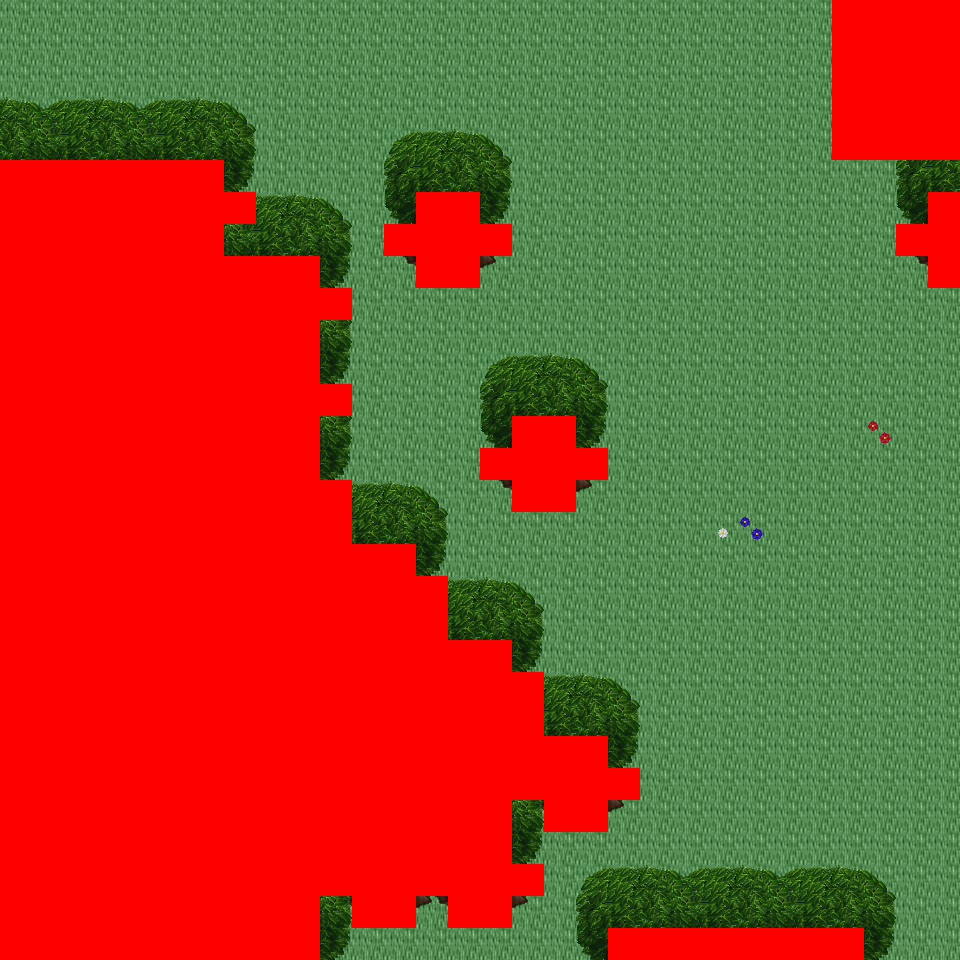

A level layout from a 2D game, rendered from its tile map. Below: a short description, then the map file with tile-grid data replaced by summaries:
An orthogonal 30x30 tile map with 32x32 px tiles, 6 tile layers (Ground, Object, Object2, Above, ...), 42 tilesets and 5 objects (5x mapExit).

<map version="1.0" orientation="orthogonal" renderorder="right-down" width="30" height="30" tilewidth="32" tileheight="32" nextobjectid="6">
  <tileset firstgid="1" name="tileset_logic_collision" tilewidth="32" tileheight="32" tilecount="1" columns="1">
    <image source="../drawable/tileset_logic_collision.png" width="32" height="32" />
  </tileset>
  <tileset firstgid="2" name="tileset_building_decoration_orbpedestal" tilewidth="32" tileheight="32" tilecount="2" columns="1">
    <image source="../drawable/tileset_building_decoration_orbpedestal.png" width="32" height="64" />
  </tileset>
  <tileset firstgid="4" name="tileset_building_decoration_block" tilewidth="32" tileheight="32" tilecount="2" columns="2">
    <image source="../drawable/tileset_building_decoration_block.png" width="64" height="32" />
  </tileset>
  <tileset firstgid="6" name="tileset_building_decoration_chimney" tilewidth="32" tileheight="32" tilecount="2" columns="1">
    <image source="../drawable/tileset_building_decoration_chimney.png" width="32" height="64" />
  </tileset>
  <tileset firstgid="8" name="tileset_building_fence_fence_chunky" tilewidth="32" tileheight="32" tilecount="21" columns="3">
    <image source="../drawable/tileset_building_fence_fence_chunky.png" width="96" height="224" />
  </tileset>
  <tileset firstgid="29" name="tileset_ground_cobbled_paving" tilewidth="32" tileheight="32" tilecount="1" columns="1">
    <image source="../drawable/tileset_ground_cobbled_paving.png" width="32" height="32" />
  </tileset>
  <tileset firstgid="30" name="tileset_ground_gravel" tilewidth="32" tileheight="32" tilecount="1" columns="1">
    <image source="../drawable/tileset_ground_gravel.png" width="32" height="32" />
  </tileset>
  <tileset firstgid="31" name="tileset_ground_stone_floors" tilewidth="32" tileheight="32" tilecount="6" columns="3">
    <image source="../drawable/tileset_ground_stone_floors.png" width="96" height="64" />
  </tileset>
  <tileset firstgid="37" name="tileset_ground_ground" tilewidth="32" tileheight="32" tilecount="33" columns="3">
    <image source="../drawable/tileset_ground_ground.png" width="96" height="352" />
  </tileset>
  <tileset firstgid="70" name="tileset_plant_bush_hedge" tilewidth="32" tileheight="32" tilecount="35" columns="5">
    <image source="../drawable/tileset_plant_bush_hedge.png" width="160" height="224" />
  </tileset>
  <tileset firstgid="105" name="tileset_plant_bush_various_small" tilewidth="32" tileheight="32" tilecount="9" columns="3">
    <image source="../drawable/tileset_plant_bush_various_small.png" width="96" height="96" />
  </tileset>
  <tileset firstgid="114" name="tileset_plant_flower_daisy_blue" tilewidth="32" tileheight="32" tilecount="8" columns="2">
    <image source="../drawable/tileset_plant_flower_daisy_blue.png" width="64" height="128" />
  </tileset>
  <tileset firstgid="122" name="tileset_plant_flower_daisy_red" tilewidth="32" tileheight="32" tilecount="8" columns="2">
    <image source="../drawable/tileset_plant_flower_daisy_red.png" width="64" height="128" />
  </tileset>
  <tileset firstgid="130" name="tileset_plant_flower_daisy_white" tilewidth="32" tileheight="32" tilecount="8" columns="2">
    <image source="../drawable/tileset_plant_flower_daisy_white.png" width="64" height="128" />
  </tileset>
  <tileset firstgid="138" name="tileset_plant_flower_daisy_yellow" tilewidth="32" tileheight="32" tilecount="8" columns="2">
    <image source="../drawable/tileset_plant_flower_daisy_yellow.png" width="64" height="128" />
  </tileset>
  <tileset firstgid="146" name="tileset_plant_vine_plait" tilewidth="32" tileheight="32" tilecount="9" columns="3">
    <image source="../drawable/tileset_plant_vine_plait.png" width="96" height="96" />
  </tileset>
  <tileset firstgid="155" name="tileset_furniture_light_iron_lamp" tilewidth="32" tileheight="32" tilecount="3" columns="1">
    <image source="../drawable/tileset_furniture_light_iron_lamp.png" width="32" height="96" />
  </tileset>
  <tileset firstgid="158" name="tileset_furniture_light_flames" tilewidth="32" tileheight="32" tilecount="6" columns="6">
    <image source="../drawable/tileset_furniture_light_flames.png" width="192" height="32" />
  </tileset>
  <tileset firstgid="164" name="tileset_ground_grass_corners" tilewidth="32" tileheight="32" tilecount="24" columns="6">
    <image source="../drawable/tileset_ground_grass_corners.png" width="192" height="128" />
  </tileset>
  <tileset firstgid="188" name="tileset_ground_grass_edges" tilewidth="32" tileheight="32" tilecount="36" columns="12">
    <image source="../drawable/tileset_ground_grass_edges.png" width="384" height="96" />
  </tileset>
  <tileset firstgid="224" name="tileset_plant_tree_tree_golden_large" tilewidth="32" tileheight="32" tilecount="24" columns="4">
    <image source="../drawable/tileset_plant_tree_tree_golden_large.png" width="128" height="192" />
  </tileset>
  <tileset firstgid="248" name="tileset_ground_water_dungeon_water" tilewidth="32" tileheight="32" tilecount="30" columns="3">
    <image source="../drawable/tileset_ground_water_dungeon_water.png" width="96" height="320" />
  </tileset>
  <tileset firstgid="278" name="tileset_plant_indoor_pot_plant_1" tilewidth="32" tileheight="32" tilecount="12" columns="6">
    <image source="../drawable/tileset_plant_indoor_pot_plant_1.png" width="192" height="64" />
  </tileset>
  <tileset firstgid="290" name="tileset_logic_creature_human_imperial" tilewidth="32" tileheight="32" tilecount="16" columns="8">
    <image source="../drawable/tileset_logic_creature_human_imperial.png" width="256" height="64" />
  </tileset>
  <tileset firstgid="306" name="tileset_item_statue_metal_and_stone" tilewidth="32" tileheight="32" tilecount="6" columns="3">
    <image source="../drawable/tileset_item_statue_metal_and_stone.png" width="96" height="64" />
  </tileset>
  <tileset firstgid="312" name="tileset_item_statue_grey_stone" tilewidth="32" tileheight="32" tilecount="4" columns="2">
    <image source="../drawable/tileset_item_statue_grey_stone.png" width="64" height="64" />
  </tileset>
  <tileset firstgid="316" name="tileset_building_castle" tilewidth="32" tileheight="32" tilecount="320" columns="20">
    <image source="../drawable/tileset_building_castle.png" width="640" height="512" />
  </tileset>
  <tileset firstgid="636" name="tileset_building_church" tilewidth="32" tileheight="32" tilecount="56" columns="8">
    <image source="../drawable/tileset_building_church.png" width="256" height="224" />
  </tileset>
  <tileset firstgid="692" name="tileset_item_pot_pot_golden" tilewidth="32" tileheight="32" tilecount="4" columns="4">
    <image source="../drawable/tileset_item_pot_pot_golden.png" width="128" height="32" />
  </tileset>
  <tileset firstgid="696" name="tileset_furniture_table_bench" tilewidth="32" tileheight="32" tilecount="3" columns="3">
    <image source="../drawable/tileset_furniture_table_bench.png" width="96" height="32" />
  </tileset>
  <tileset firstgid="699" name="tileset_item_statue_green_stone" tilewidth="32" tileheight="32" tilecount="12" columns="4">
    <image source="../drawable/tileset_item_statue_green_stone.png" width="128" height="96" />
  </tileset>
  <tileset firstgid="711" name="tileset_item_statue_green_stone_2" tilewidth="32" tileheight="32" tilecount="6" columns="2">
    <image source="../drawable/tileset_item_statue_green_stone_2.png" width="64" height="96" />
  </tileset>
  <tileset firstgid="717" name="tileset_plant_bush_hosta" tilewidth="32" tileheight="32" tilecount="9" columns="3">
    <image source="../drawable/tileset_plant_bush_hosta.png" width="96" height="96" />
  </tileset>
  <tileset firstgid="726" name="tileset_plant_tree_tree_green" tilewidth="32" tileheight="32" tilecount="88" columns="8">
    <image source="../drawable/tileset_plant_tree_tree_green.png" width="256" height="352" />
  </tileset>
  <tileset firstgid="814" name="tileset_item_banners_flag" tilewidth="32" tileheight="32" tilecount="12" columns="3">
    <image source="../drawable/tileset_item_banners_flag.png" width="96" height="128" />
  </tileset>
  <tileset firstgid="826" name="tileset_furniture_table_long_front_on" tilewidth="32" tileheight="32" tilecount="3" columns="1">
    <image source="../drawable/tileset_furniture_table_long_front_on.png" width="32" height="96" />
  </tileset>
  <tileset firstgid="829" name="tileset_item_flagpole" tilewidth="32" tileheight="32" tilecount="3" columns="1">
    <image source="../drawable/tileset_item_flagpole.png" width="32" height="96" />
  </tileset>
  <tileset firstgid="832" name="tileset_logic_portal" tilewidth="32" tileheight="32" tilecount="24" columns="8">
    <image source="../drawable/tileset_logic_portal.png" width="256" height="96" />
  </tileset>
  <tileset firstgid="856" name="tileset_logic_creature_animal" tilewidth="32" tileheight="32" tilecount="32" columns="8">
    <image source="../drawable/tileset_logic_creature_animal.png" width="256" height="128" />
  </tileset>
  <tileset firstgid="888" name="tileset_plant_tree_spruce" tilewidth="32" tileheight="32" tilecount="6" columns="2">
    <image source="../drawable/tileset_plant_tree_spruce.png" width="64" height="96" />
  </tileset>
  <tileset firstgid="894" name="tileset_light_light_5x5" tilewidth="32" tileheight="32" tilecount="25" columns="5">
    <image source="../drawable/tileset_light_light_5x5.png" width="160" height="160" />
  </tileset>
  <tileset firstgid="919" name="tileset_plant_stump_stump_brown" tilewidth="32" tileheight="32" tilecount="4" columns="2">
    <image source="../drawable/tileset_plant_stump_stump_brown.png" width="64" height="64" />
  </tileset>
  <layer name="Ground" width="30" height="30">
    <data>[900 cells, 900 non-empty, 4 distinct tile ids]</data>
  </layer>
  <layer name="Object" width="30" height="30">
    <data>[900 cells, 83 non-empty, 22 distinct tile ids]</data>
  </layer>
  <layer name="Object2" width="30" height="30">
    <data>[900 cells, 0 non-empty, 0 distinct tile ids]</data>
  </layer>
  <layer name="Above" width="30" height="30">
    <data>[900 cells, 420 non-empty, 22 distinct tile ids]</data>
  </layer>
  <layer name="Above2" width="30" height="30">
    <data>[900 cells, 0 non-empty, 0 distinct tile ids]</data>
  </layer>
  <layer name="Walkable" width="30" height="30">
    <data>[900 cells, 369 non-empty, 1 distinct tile ids]</data>
  </layer>
  <objectgroup name="MapEvents">
    <object id="1" name="north" type="mapExit" x="0" y="0" width="832" height="32">
      <properties>
        <property name="map" value="level_0_x68_y129" />
        <property name="x" value="0" />
        <property name="y" value="28" />
      </properties>
    </object>
    <object id="2" name="south" type="mapExit" x="320" y="928" width="288" height="32">
      <properties>
        <property name="map" value="level_0_x68_y131" />
        <property name="x" value="10" />
        <property name="y" value="1" />
      </properties>
    </object>
    <object id="3" name="south2" type="mapExit" x="864" y="928" width="96" height="32">
      <properties>
        <property name="map" value="level_0_x68_y131" />
        <property name="x" value="27" />
        <property name="y" value="1" />
      </properties>
    </object>
    <object id="4" name="east" type="mapExit" x="928" y="160" width="32" height="32">
      <properties>
        <property name="map" value="level_0_x69_y130" />
        <property name="x" value="1" />
        <property name="y" value="5" />
      </properties>
    </object>
    <object id="5" name="east2" type="mapExit" x="928" y="288" width="32" height="672">
      <properties>
        <property name="map" value="level_0_x69_y130" />
        <property name="x" value="1" />
        <property name="y" value="9" />
      </properties>
    </object>
  </objectgroup>
</map>
